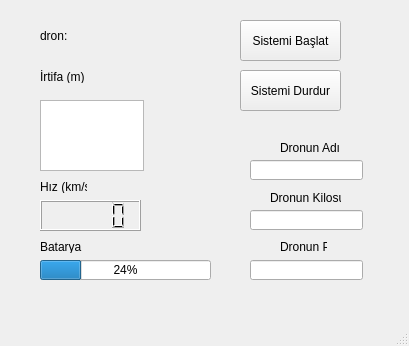
<?xml version="1.0" encoding="UTF-8"?>
<ui version="4.0">
 <class>MainWindow</class>
 <widget class="QMainWindow" name="MainWindow">
  <property name="geometry">
   <rect>
    <x>0</x>
    <y>0</y>
    <width>409</width>
    <height>346</height>
   </rect>
  </property>
  <property name="windowTitle">
   <string>MainWindow</string>
  </property>
  <widget class="QWidget" name="centralwidget">
   <widget class="QLabel" name="irtifa">
    <property name="geometry">
     <rect>
      <x>40</x>
      <y>70</y>
      <width>47</width>
      <height>13</height>
     </rect>
    </property>
    <property name="text">
     <string>İrtifa (m)</string>
    </property>
   </widget>
   <widget class="QLabel" name="hiz">
    <property name="geometry">
     <rect>
      <x>40</x>
      <y>180</y>
      <width>47</width>
      <height>13</height>
     </rect>
    </property>
    <property name="text">
     <string>Hız (km/s)</string>
    </property>
   </widget>
   <widget class="QLabel" name="batarya">
    <property name="geometry">
     <rect>
      <x>40</x>
      <y>240</y>
      <width>47</width>
      <height>13</height>
     </rect>
    </property>
    <property name="text">
     <string>Batarya</string>
    </property>
   </widget>
   <widget class="QProgressBar" name="pro_batarya">
    <property name="geometry">
     <rect>
      <x>40</x>
      <y>260</y>
      <width>171</width>
      <height>20</height>
     </rect>
    </property>
    <property name="value">
     <number>24</number>
    </property>
   </widget>
   <widget class="QLCDNumber" name="lcd_hiz">
    <property name="geometry">
     <rect>
      <x>40</x>
      <y>200</y>
      <width>101</width>
      <height>31</height>
     </rect>
    </property>
   </widget>
   <widget class="QPushButton" name="sistemi_baslat">
    <property name="geometry">
     <rect>
      <x>240</x>
      <y>20</y>
      <width>101</width>
      <height>41</height>
     </rect>
    </property>
    <property name="text">
     <string>Sistemi Başlat</string>
    </property>
   </widget>
   <widget class="QPushButton" name="sistemi_durdur">
    <property name="geometry">
     <rect>
      <x>240</x>
      <y>70</y>
      <width>101</width>
      <height>41</height>
     </rect>
    </property>
    <property name="text">
     <string>Sistemi Durdur</string>
    </property>
   </widget>
   <widget class="QPlainTextEdit" name="lbl_irtifa">
    <property name="geometry">
     <rect>
      <x>40</x>
      <y>100</y>
      <width>104</width>
      <height>71</height>
     </rect>
    </property>
   </widget>
   <widget class="QLabel" name="dron_adi">
    <property name="geometry">
     <rect>
      <x>280</x>
      <y>140</y>
      <width>61</width>
      <height>16</height>
     </rect>
    </property>
    <property name="text">
     <string>Dronun Adı</string>
    </property>
   </widget>
   <widget class="QLineEdit" name="lbl_dronadi">
    <property name="geometry">
     <rect>
      <x>250</x>
      <y>160</y>
      <width>113</width>
      <height>20</height>
     </rect>
    </property>
   </widget>
   <widget class="QLineEdit" name="lbl_dronkilo">
    <property name="geometry">
     <rect>
      <x>250</x>
      <y>210</y>
      <width>113</width>
      <height>20</height>
     </rect>
    </property>
   </widget>
   <widget class="QLabel" name="dron_kilo">
    <property name="geometry">
     <rect>
      <x>270</x>
      <y>190</y>
      <width>71</width>
      <height>16</height>
     </rect>
    </property>
    <property name="text">
     <string>Dronun Kilosu</string>
    </property>
   </widget>
   <widget class="QLineEdit" name="lbl_dronpil">
    <property name="geometry">
     <rect>
      <x>250</x>
      <y>260</y>
      <width>113</width>
      <height>20</height>
     </rect>
    </property>
   </widget>
   <widget class="QLabel" name="dron_pil">
    <property name="geometry">
     <rect>
      <x>280</x>
      <y>240</y>
      <width>47</width>
      <height>13</height>
     </rect>
    </property>
    <property name="text">
     <string>Dronun Pil</string>
    </property>
   </widget>
   <widget class="QLabel" name="label">
    <property name="geometry">
     <rect>
      <x>40</x>
      <y>20</y>
      <width>31</width>
      <height>31</height>
     </rect>
    </property>
    <property name="text">
     <string>dron:</string>
    </property>
   </widget>
   <widget class="QLabel" name="l_dronid">
    <property name="geometry">
     <rect>
      <x>70</x>
      <y>30</y>
      <width>47</width>
      <height>13</height>
     </rect>
    </property>
    <property name="text">
     <string/>
    </property>
   </widget>
  </widget>
  <widget class="QMenuBar" name="menubar">
   <property name="geometry">
    <rect>
     <x>0</x>
     <y>0</y>
     <width>409</width>
     <height>21</height>
    </rect>
   </property>
  </widget>
  <widget class="QStatusBar" name="statusbar"/>
 </widget>
 <resources/>
 <connections/>
</ui>
